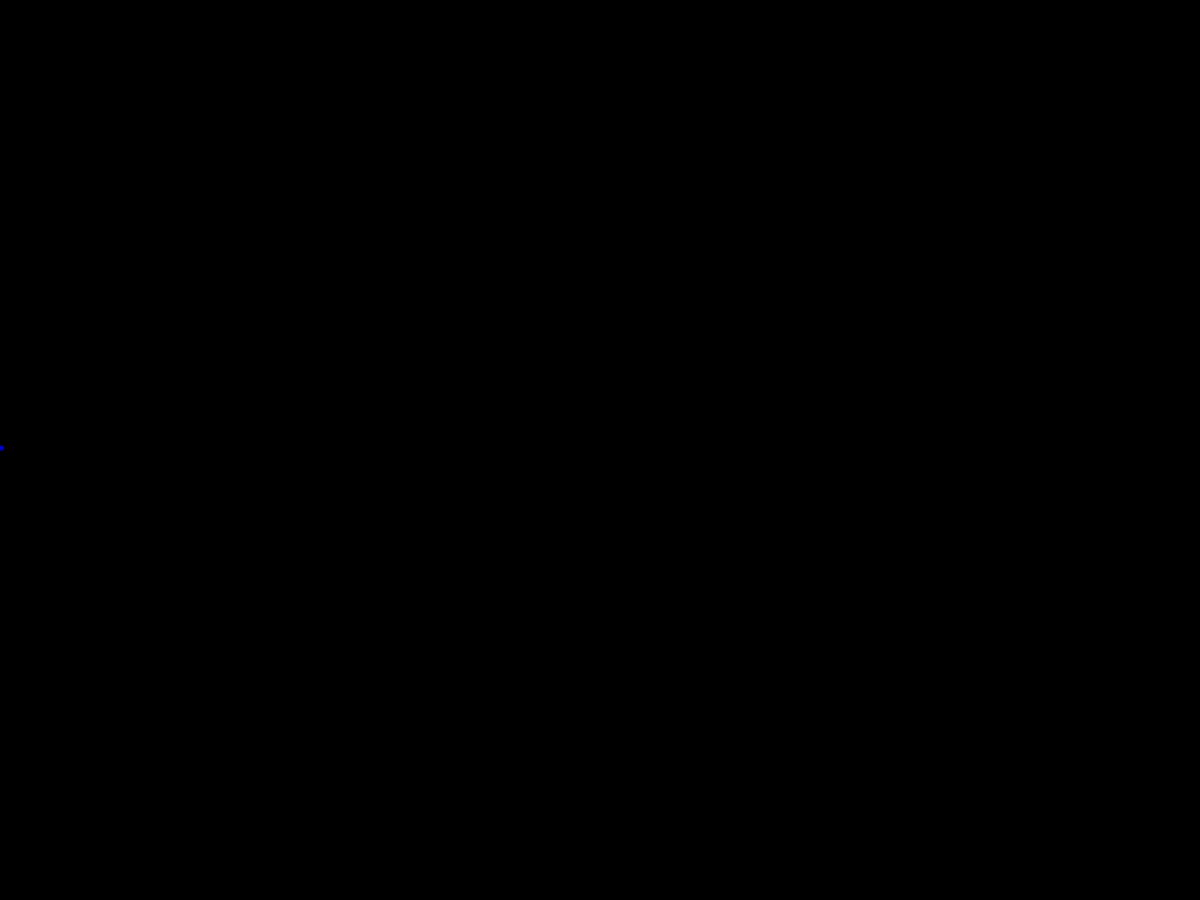
Frame 1 (no input)
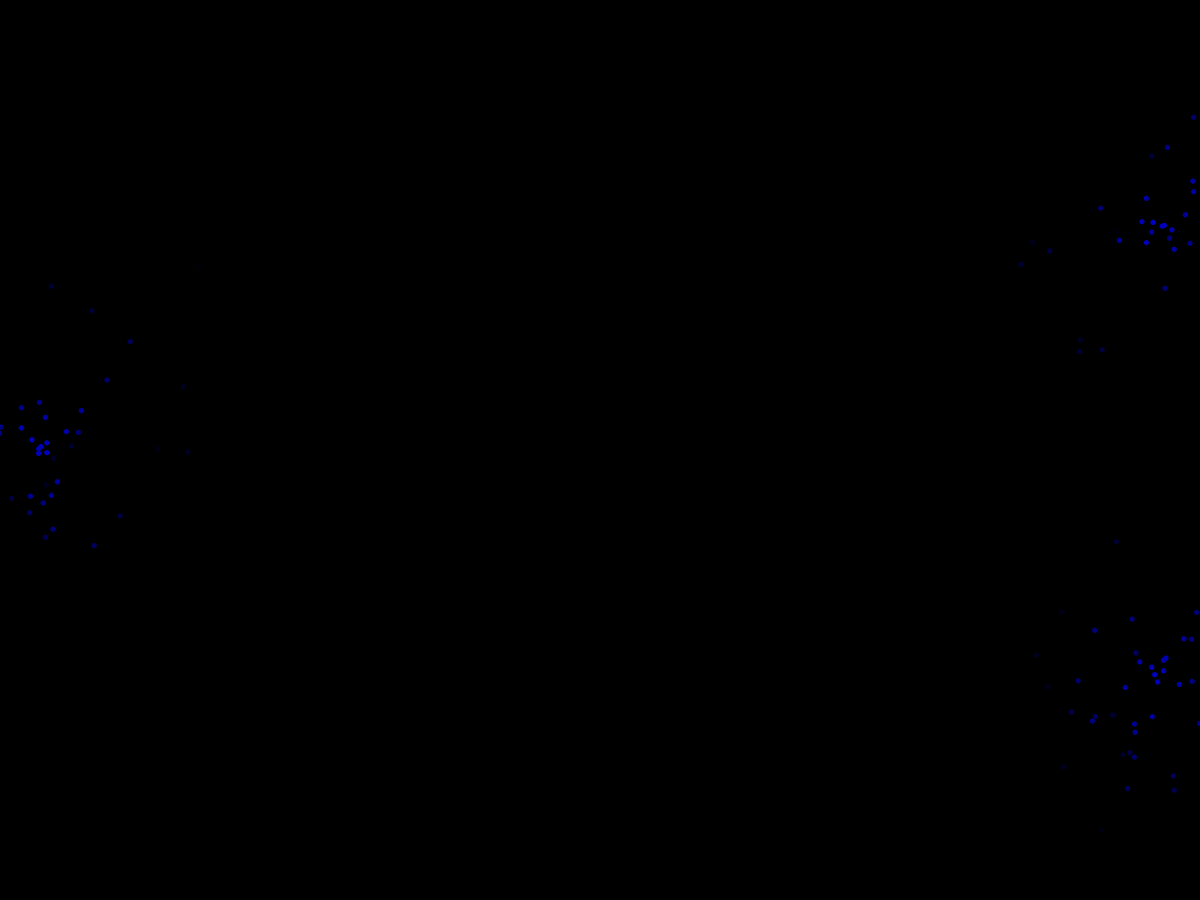
Frame 60 (the mouse pressed at the canvas centre just before this capture)
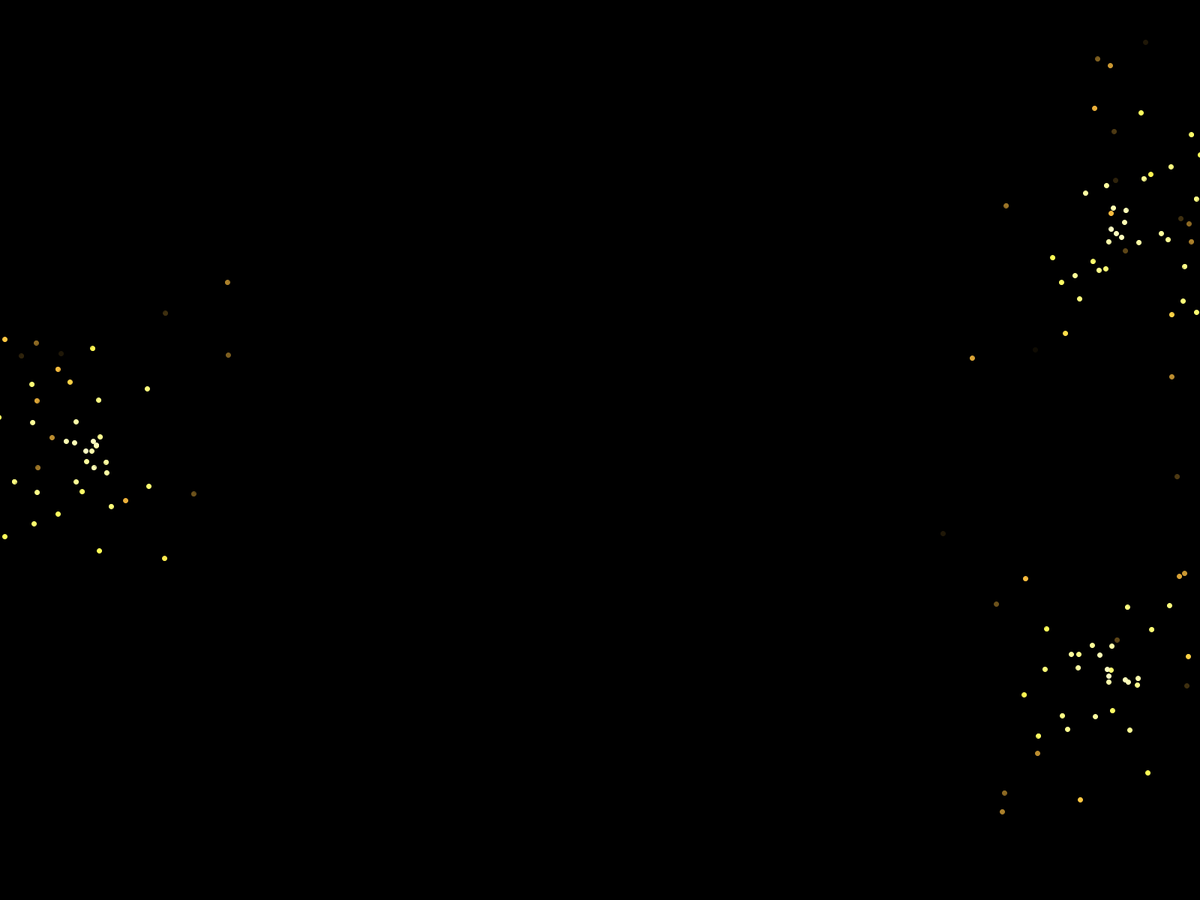
Frame 120 (the mouse held since frame 60 and released just before this capture)

The Processing sketch that drew these frames (run headless with seeded random() and noise(); from frame 60 on, the mouse is pressed at the canvas centre):

// Processing sketch: iskierki_projektnr2
// ── iskierki_projektnr2.pde
ArrayList<Disc> sparks1, sparks2, sparks3;

int x1, x2, x3;

void setup(){
  //size(600, 600);
  fullScreen();
 sparks1 = new ArrayList<Disc>();
 sparks2 = new ArrayList<Disc>();
 sparks3 = new ArrayList<Disc>();
 
 x1 = 0;
 x2 = width;
 x3 = width;

}

void draw(){
  background(0);
 
 sparks1.add(new Disc(new PVector(x1, 0.5*height)));
 sparks2.add(new Disc(new PVector(x2, 0.25*height)));
 sparks3.add(new Disc(new PVector(x3, 0.75*height)));
 
 for (int i = 0; i < sparks1.size(); i++){
   Disc d = sparks1.get(i);
   d.run();
   
   if (d.isAlive() == false){
     sparks1.remove(i);
   }
 }
  for (int i = 0; i < sparks2.size(); i++){
   Disc d = sparks2.get(i);
   d.run();
   
   if (d.isAlive() == false){
     sparks2.remove(i);
   }
 }
  for (int i = 0; i < sparks3.size(); i++){
   Disc d = sparks3.get(i);
   d.run();
   
   if (d.isAlive() == false){
     sparks3.remove(i);
   }
 }
  
  x1 = x1 + 1;
  x1 = (width+x1) % width;
  
  x2 = x2 - 1;
  x2 = (width+x2) % width;
  
  x3 = x3 - 1;
  x3 = (width+x3) % width;
  
  
}

class Disc{
  PVector location;
  PVector velocity;
  float life;
  
  Disc(PVector loc){
    location = loc;
    velocity = new PVector(random(-6, 6), random(-6, 6));
    life = 255.0;
  }
  
  void display(){
    
    stroke((life/255)*mouseX, (life/255)*mouseY, (life/255)*200);
   fill((life/255)*mouseX, (life/255)*mouseY, (life/255)*200);
    ellipse(location.x, location.y, 6, 6);
    
  }
  
  void update(){
    location.add(velocity);
    life = life -5;
  }
  
  void run(){
    update();
    display();
     
  }
  
  boolean isAlive(){
    if(life < 0){
      return false;
      
    } else {
      return true;
    }
    
  }
  
  
}
